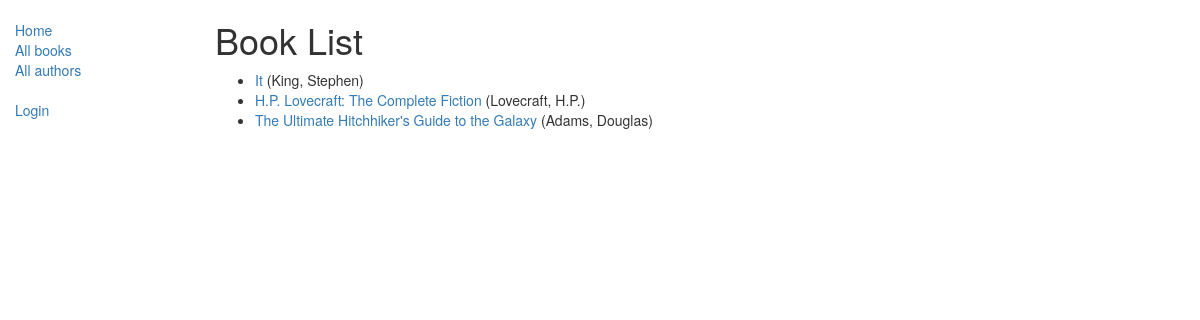
/catalog/books/, run on the app's committed database.
### catalog/models.py (models this page shows, shortened)
class Book(models.Model):
    title = models.CharField(max_length=200)
    author = models.ForeignKey('Author', on_delete=models.SET_NULL, null=True)
    summary = models.TextField(max_length=1000, help_text="Enter a brief description of the book")
    isbn = models.CharField('ISBN',max_length=13, help_text='13 Character <a href="https://www.isbn-international.org/content/what-isbn">ISBN number</a>')
    genre = models.ManyToManyField(Genre, help_text="Select a genre for this book")
    language = models.ForeignKey('Language', on_delete=models.SET_NULL, null=True)
    def get_absolute_url(self):
        return reverse('book-detail', args=[str(self.id)])

class Author(models.Model):
    first_name = models.CharField(max_length=100)
    last_name = models.CharField(max_length=100)
    date_of_birth = models.DateField(null=True, blank=True)
    date_of_death = models.DateField('died', null=True, blank=True)
    class Meta:
        ordering = ["last_name","first_name"]
    def __str__(self):
        return '{0}, {1}'.format(self.last_name,self.first_name)

### catalog/views.py (the view)
# urls.py: path('books/', views.BookListView.as_view(), name='books'),
class BookListView(generic.ListView):
    model = Book
    paginate_by = 10

### catalog/templates/catalog/book_list.html
{% extends "base_generic.html" %}
{% block content %}
    <h1>Book List</h1>
    {% if book_list %}
    <ul>
        {% for book in book_list %}
        <li>
            <a href="{{ book.get_absolute_url }}">{{ book.title }}</a> ({{ book.author }})
        </li>
        {% endfor %}
    </ul>
    {% else %}
        <p>There are no books in the library</p>
    {% endif %}
{% endblock %}

### data on the page
Book: title "It", author "King, Stephen"
Book: title "H.P. Lovecraft: The Complete Fiction", author "Lovecraft, H.P."
Book: title "The Ultimate Hitchhiker's Guide to the Galaxy", author "Adams, Douglas"
